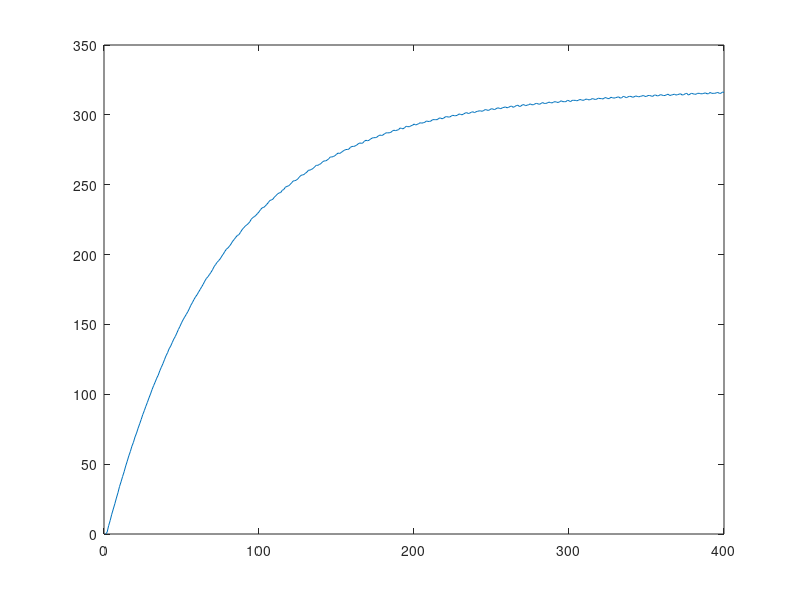

Here is the MATLAB script that generated this plot: (Note: this script raises an error after producing the figure.)
% vel = GE420_serialread('arrVel1',400,'COM5');

load('fivems.mat');
load('tf1.mat');

plot(vel);
velmax = max(vel);
disp('0.63*max is ');
disp(0.63*velmax);
K = velmax/5;

B = 5*ones(397,1);
A = [-1*vel(3:(end-1)) -1*vel(2:(end-2)) -1*vel(1:(end-3)) B B B];
b = vel(4:end);
C = A\b;
disp('c1');
disp(vpa(C(1),7));
disp('c2');
disp(vpa(C(2),7));
disp('c3');
disp(vpa(C(3),7));
disp('c4');
disp(vpa(C(4),7));
disp('c5');
disp(vpa(C(5),7));
disp('c6');
disp(vpa(C(6),7));

mytf = tf([C(6) C(5) C(4)],[1 C(1) C(2) C(3)],0.005);
figure
step(tf1,mytf);
legend('tf1','mytf');
figure
bode(tf1,mytf);
legend('tf1','mytf');

taum = vpa(-0.001/log(C(1)))
K_calc = vpa(C(2)/ (1 - C(1)))



